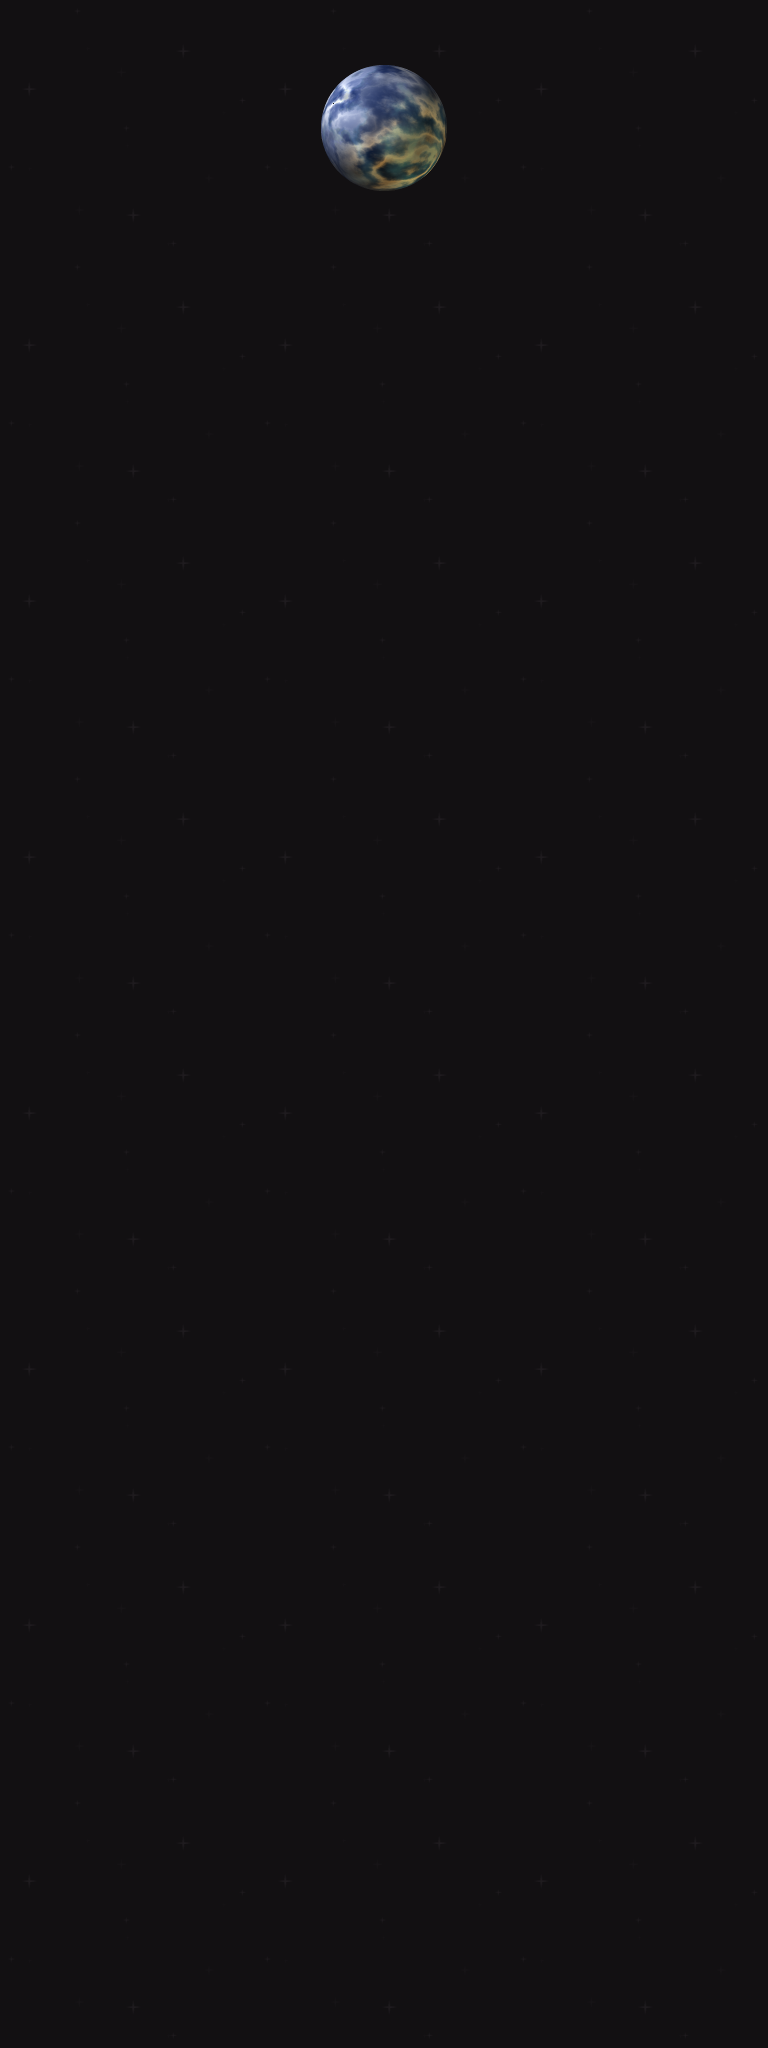

Rendered tile map (Tiled .tmx) drawn with the repository's tilesets; below, a short description and the map source with its tile grids summarised:
An orthogonal 12x32 tile map with 64x64 px tiles, 2 tile layers (fondo, planetas).

<map version="1.0" orientation="orthogonal" renderorder="left-down" width="12" height="32" tilewidth="64" tileheight="64" backgroundcolor="#808080">
 <tileset firstgid="1" name="los-tileset" tilewidth="64" tileheight="64">
  <image source="los-tileset.png" trans="ffffff" width="384" height="256" />
 </tileset>
 <layer name="fondo" width="12" height="32">
  <data>[384 cells, 384 non-empty, 16 distinct tile ids]</data>
 </layer>
 <layer name="planetas" width="12" height="32">
  <data>[384 cells, 4 non-empty, 4 distinct tile ids]</data>
 </layer>
</map>
